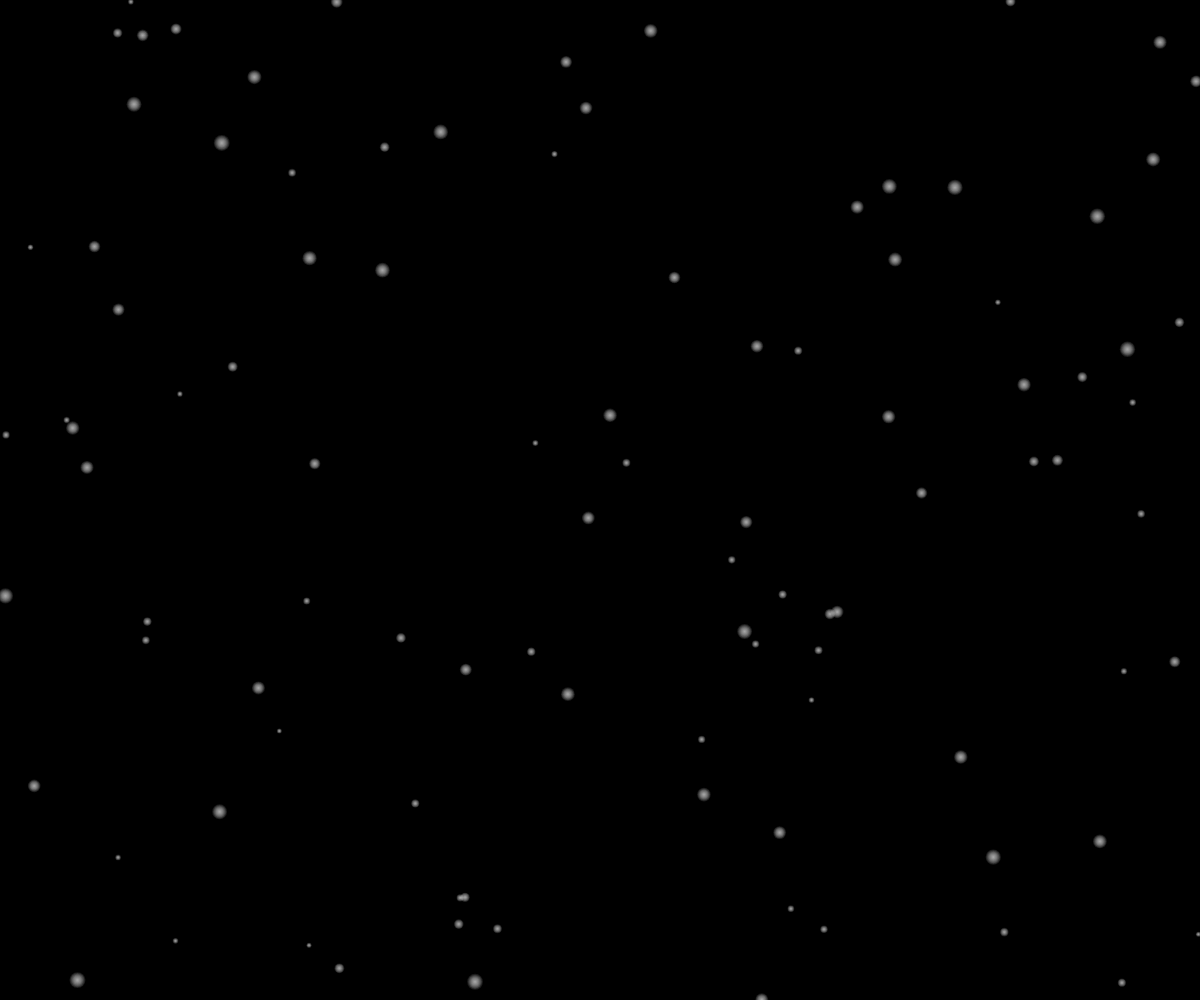
Frame 1 (no input)
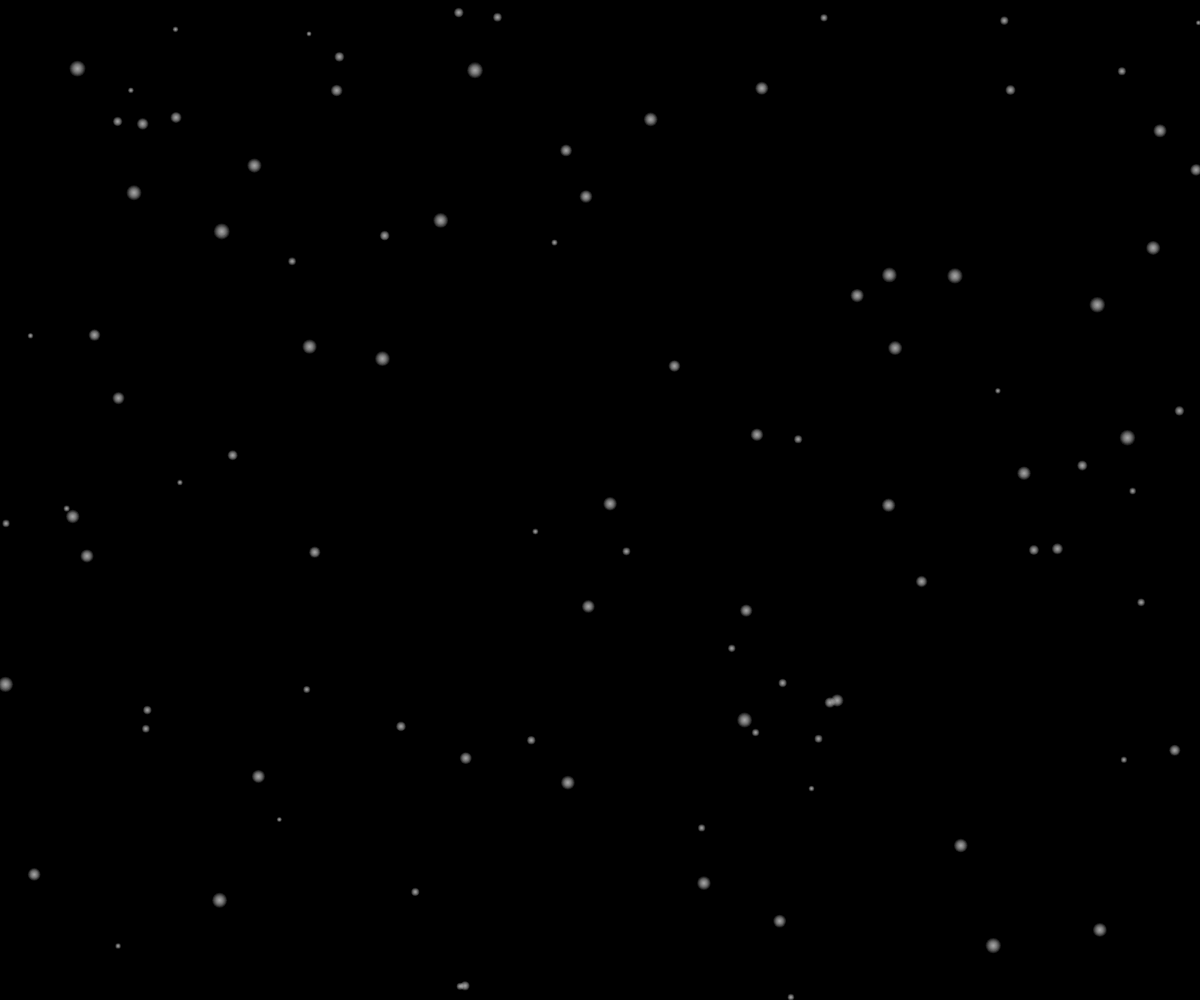
Frame 60 (no input)
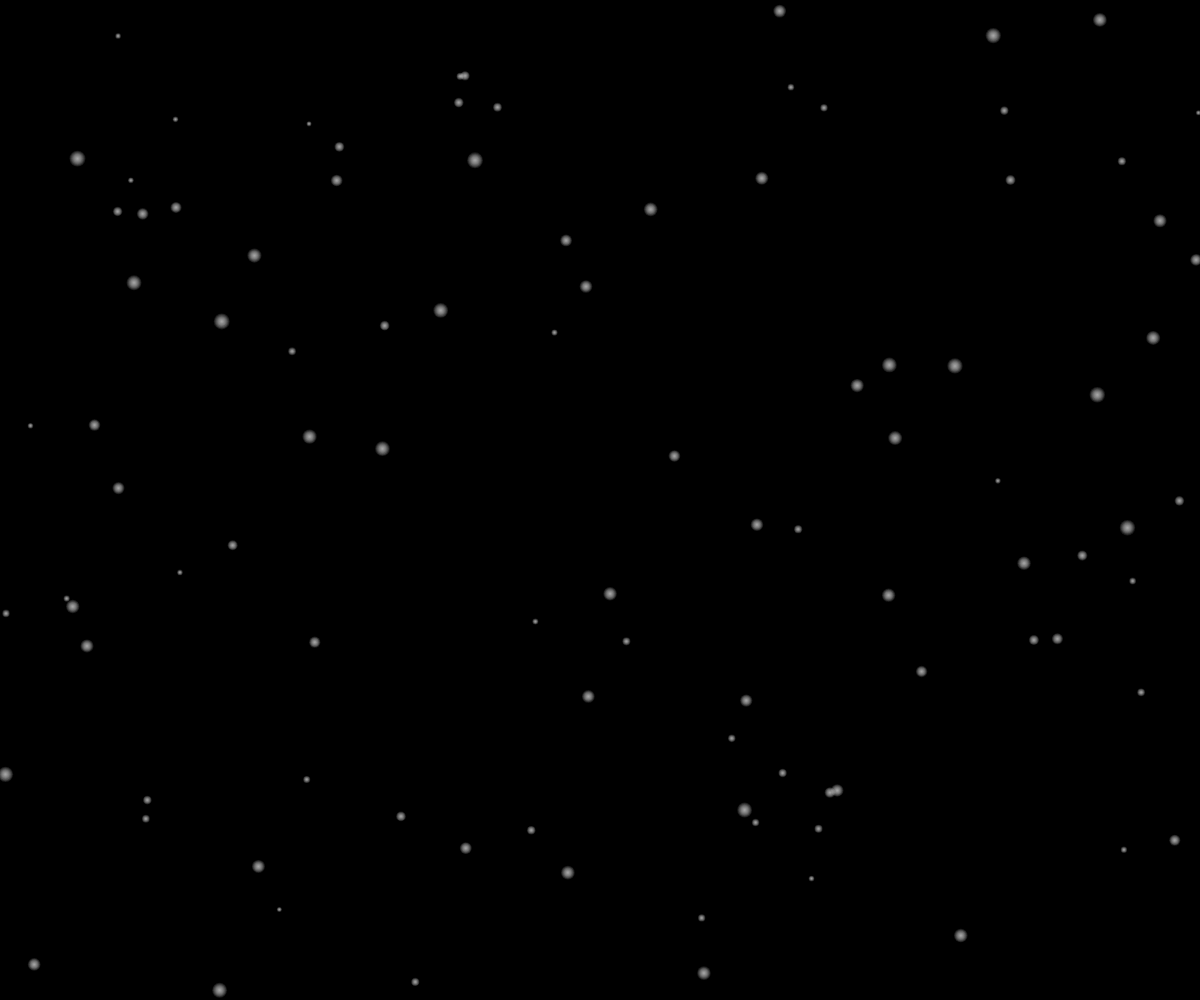
Frame 120 (the mouse pressed at the canvas centre since frame 60)

The p5.js sketch that drew these frames (run headless with seeded random() and noise() and a simulated clock; from frame 60 on, the mouse is pressed at the canvas centre):

// p5.js sketch
// ── sketch.js
let n = 10;
let snows = new Array(100);
let v = 1.5;
function setup() {
  createCanvas(windowWidth, windowHeight);
  for(i = 0; i < snows.length; i++){
    snows[i] = [random(width), random(height), random(5,16)];
  }

}
function windowResized(){
  resizeCanvas(windowWidth, windowHeight)}

function draw() {
  background(0)
  noStroke();
  for(j = 0; j < snows.length; j++){
    drawLight(snows[j]);
    snows[j][1] += v;
  }

}

function drawLight(snow){
  for(i = 0;i < n;i++){
    fill(255, 255/n);
    ellipse(snow[0], (snow[1])%height, (snow[2] / n)*(n - i));
  }
}
